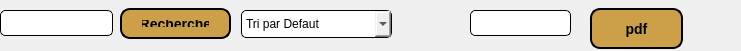
          <widget class="QFrame" name="frame_14">
           <property name="geometry">
            <rect>
             <x>20</x>
             <y>260</y>
             <width>741</width>
             <height>51</height>
            </rect>
           </property>
           <property name="frameShape">
            <enum>QFrame::NoFrame</enum>
           </property>
           <widget class="QLineEdit" name="lineEdit_rechercher_2">
            <property name="geometry">
             <rect>
              <x>0</x>
              <y>10</y>
              <width>113</width>
              <height>26</height>
             </rect>
            </property>
            <property name="styleSheet">
             <string notr="true">border: 1px solid black; 
 border-radius: 5px; </string>
            </property>
           </widget>
           <widget class="QPushButton" name="pushButton_recherchers_2">
            <property name="geometry">
             <rect>
              <x>120</x>
              <y>8</y>
              <width>111</width>
              <height>31</height>
             </rect>
            </property>
            <property name="styleSheet">
             <string notr="true">background-color: rgb(203, 160, 73);
font: italic 9pt &quot;Segoe UI&quot;;

 border: 2px solid black; 
 border-radius: 10px; 
color: black;
font-size: 14px;
font-weight: bold;
 padding: 10px 20px;

</string>
            </property>
            <property name="text">
             <string>Recherche</string>
            </property>
           </widget>
           <widget class="QPushButton" name="pushButton_goto_confirmation">
            <property name="geometry">
             <rect>
              <x>590</x>
              <y>8</y>
              <width>93</width>
              <height>41</height>
             </rect>
            </property>
            <property name="styleSheet">
             <string notr="true">background-color: rgb(203, 160, 73);
font: italic 9pt &quot;Segoe UI&quot;;

 border: 2px solid black; 
 border-radius: 10px; 
color: black;
font-size: 14px;
font-weight: bold;
 padding: 10px 20px;

</string>
            </property>
            <property name="text">
             <string>pdf</string>
            </property>
           </widget>
           <widget class="QLineEdit" name="lineEdit_goto_confirmation_2">
            <property name="geometry">
             <rect>
              <x>470</x>
              <y>10</y>
              <width>101</width>
              <height>26</height>
             </rect>
            </property>
            <property name="styleSheet">
             <string notr="true">border: 1px solid black; 
 border-radius: 5px; </string>
            </property>
           </widget>
           <widget class="QComboBox" name="comboBox_tri_2">
            <property name="geometry">
             <rect>
              <x>241</x>
              <y>10</y>
              <width>151</width>
              <height>28</height>
             </rect>
            </property>
            <property name="styleSheet">
             <string notr="true"> border: 1px solid black; 
 border-radius: 5px; 
font: italic 9pt &quot;Segoe UI&quot;;</string>
            </property>
            <item>
             <property name="text">
              <string>Tri par Defaut</string>
             </property>
            </item>
            <item>
             <property name="text">
              <string>NumReservationASC</string>
             </property>
            </item>
            <item>
             <property name="text">
              <string>NumReservationDESC</string>
             </property>
            </item>
            <item>
             <property name="text">
              <string>DateReservationASC</string>
             </property>
            </item>
            <item>
             <property name="text">
              <string>DateReservationDESC</string>
             </property>
            </item>
           </widget>
          </widget>
